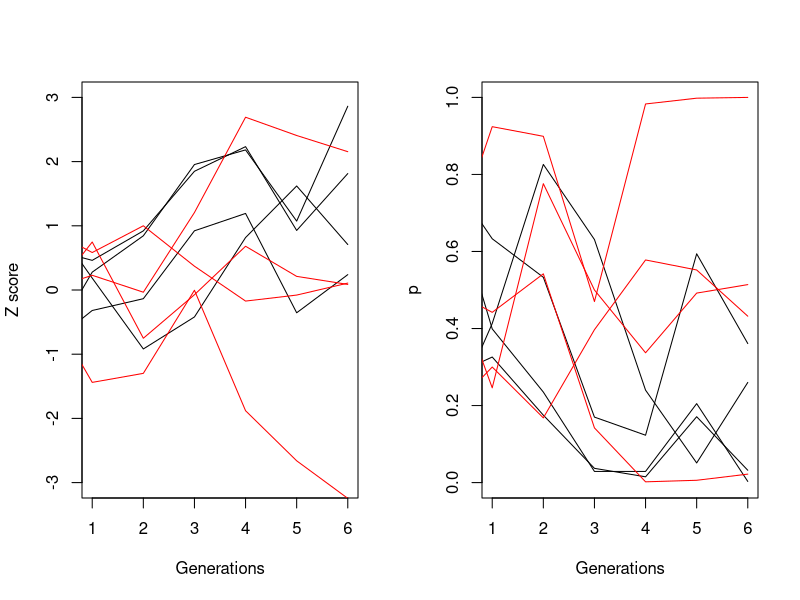
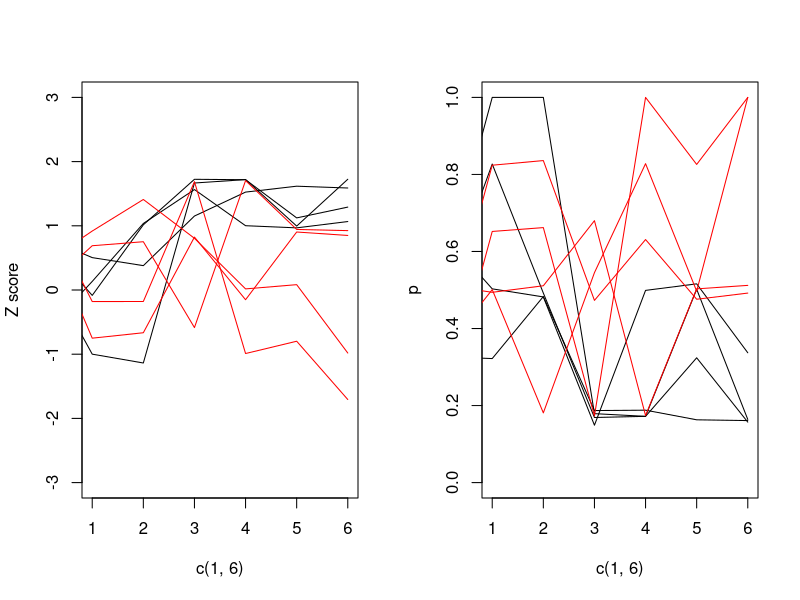

These figures' R source, in order:
## ---- chunk 1

library(gplots)
library(lattice)
library(lme4)
## ---- chunk 2
setwd("~/Documents/MPI/MonicaIconicity/SelectionAnalysis/analysis/")
## ---- chunk 3
finalLangs = read.csv("../data/finalLanguages/FinalLanguages.csv", stringsAsFactors = F)
# make a variable which stores condition, chain and generation
finalLangs$cond2 = paste(finalLangs$Cond,finalLangs$Chain, finalLangs$Gen)
## ---- chunk 4

# Set the random seed for reproducibility
set.seed(1278)

# what factor should the data be split by?
split = finalLangs[finalLangs$cond2==unique(finalLangs$cond2)[1],]$Shape

# for each language (a single generation's output)
res = tapply(finalLangs$RatedSpikiness, finalLangs$cond2, function(X){
  # calculate the true difference
  trueDiff = -diff(tapply(X, split,mean))
  # permute the numbers and re-calculate difference
  permDiff = replicate(1000,
        {-diff(tapply(sample(X), split,mean)) })
  
  # work out p and z-socres
  p = 1- sum(trueDiff > permDiff ) / length(permDiff)
  z.score = (trueDiff - mean(permDiff)) / sd(permDiff)
  return(c(p,z.score))
})

## ---- chunk 5

res2 = data.frame(
p = sapply(res,head,n=1),
z = sapply(res,tail,n=1),
t(sapply(names(res),function(X){
  strsplit(X," ")[[1]]
}))
, stringsAsFactors = F)
names(res2) = c("p",'z','condition','chain','gen')
## ---- chunk 6
par(mfrow=c(1,2))
plot(c(1,6), c(-3,3), type='n',ylab='Z score', xlab='Generations')
for(i in unique(res2$chain)){
  dx =res2[res2$chain==i,]
  lines(dx$gen,dx$z, col=c("black","red")[(dx$condition=="Learn")+1])
}

plot(c(1,6), c(0,1), type='n',ylab='p', xlab='Generations')
for(i in unique(res2$chain)){
  dx =res2[res2$chain==i,]
  lines(dx$gen,dx$p, col=c("black","red")[(dx$condition=="Learn")+1])
}
## ---- chunk 7
rownames(res2) = NULL
res2
## ---- chunk 8
finalLangs2 = finalLangs[finalLangs$Colour=="Rojo",]


# Set the random seed for reproducibility
set.seed(1278)

# what factor should the data be split by?
split = finalLangs2[finalLangs2$cond2==unique(finalLangs2$cond2)[1],]$Shape

# for each language (a single generation's output)
resRed = tapply(finalLangs2$RatedSpikiness, finalLangs2$cond2, function(X){
  # calculate the true difference
  trueDiff = -diff(tapply(X, split,mean))
  # permute the numbers and re-calculate difference
  permDiff = replicate(1000,
        {-diff(tapply(sample(X), split,mean)) })
  
  # work out p and z-socres
  p = 1- sum(trueDiff > permDiff ) / length(permDiff)
  z.score = (trueDiff - mean(permDiff)) / sd(permDiff)
  return(c(p,z.score))
})
res2Red = data.frame(
p = sapply(resRed,head,n=1),
z = sapply(resRed,tail,n=1),
t(sapply(names(resRed),function(X){
  strsplit(X," ")[[1]]
}))
, stringsAsFactors = F)
names(res2Red) = c("p",'z','condition','chain','gen')

## ---- chunk 9
par(mfrow=c(1,2))
plot(c(1,6), c(-3,3), type='n',ylab='Z score')
for(i in unique(res2Red$chain)){
  dx =res2Red[res2Red$chain==i,]
  lines(dx$gen,dx$z, col=c("black","red")[(dx$condition=="Learn")+1])
}

plot(c(1,6), c(0,1), type='n',ylab='p')
for(i in unique(res2Red$chain)){
  dx =res2Red[res2Red$chain==i,]
  lines(dx$gen,dx$p, col=c("black","red")[(dx$condition=="Learn")+1])
}
